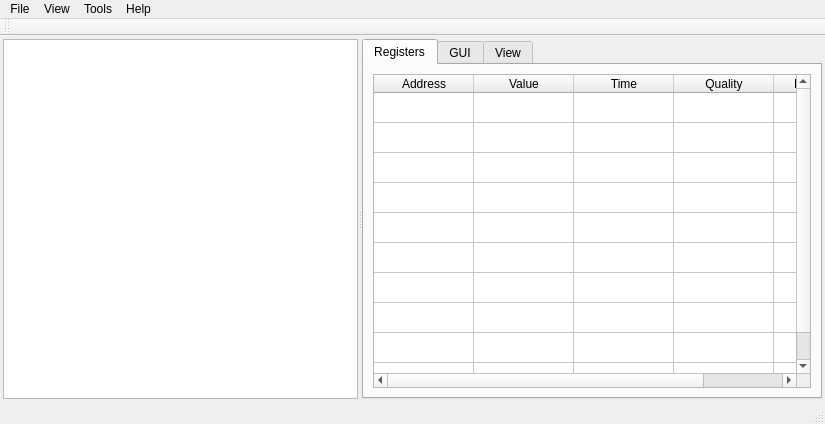
<?xml version="1.0" encoding="UTF-8"?>
<ui version="4.0">
 <class>MainWindow</class>
 <widget class="QMainWindow" name="MainWindow">
  <property name="geometry">
   <rect>
    <x>0</x>
    <y>0</y>
    <width>825</width>
    <height>424</height>
   </rect>
  </property>
  <property name="windowTitle">
   <string>ModbusViewer</string>
  </property>
  <widget class="QWidget" name="centralwidget">
   <layout class="QVBoxLayout" name="verticalLayout_11">
    <property name="spacing">
     <number>2</number>
    </property>
    <property name="leftMargin">
     <number>3</number>
    </property>
    <property name="topMargin">
     <number>3</number>
    </property>
    <property name="rightMargin">
     <number>3</number>
    </property>
    <property name="bottomMargin">
     <number>3</number>
    </property>
    <item>
     <widget class="QSplitter" name="splitter">
      <property name="orientation">
       <enum>Qt::Horizontal</enum>
      </property>
      <widget class="QTreeView" name="treeView">
       <property name="sizePolicy">
        <sizepolicy hsizetype="Expanding" vsizetype="Expanding">
         <horstretch>0</horstretch>
         <verstretch>0</verstretch>
        </sizepolicy>
       </property>
      </widget>
      <widget class="QTabWidget" name="tabWidget">
       <property name="currentIndex">
        <number>0</number>
       </property>
       <widget class="QWidget" name="tab1">
        <attribute name="title">
         <string>Registers</string>
        </attribute>
        <layout class="QVBoxLayout" name="verticalLayout_9">
         <item>
          <widget class="QTableWidget" name="tableWidget">
           <property name="rowCount">
            <number>10</number>
           </property>
           <property name="columnCount">
            <number>5</number>
           </property>
           <attribute name="horizontalHeaderStretchLastSection">
            <bool>true</bool>
           </attribute>
           <attribute name="verticalHeaderVisible">
            <bool>false</bool>
           </attribute>
           <row/>
           <row/>
           <row/>
           <row/>
           <row/>
           <row/>
           <row/>
           <row/>
           <row/>
           <row/>
           <column>
            <property name="text">
             <string>Address</string>
            </property>
           </column>
           <column>
            <property name="text">
             <string>Value</string>
            </property>
           </column>
           <column>
            <property name="text">
             <string>Time</string>
            </property>
           </column>
           <column>
            <property name="text">
             <string>Quality</string>
            </property>
           </column>
           <column>
            <property name="text">
             <string>Description</string>
            </property>
           </column>
          </widget>
         </item>
        </layout>
       </widget>
       <widget class="QWidget" name="tab2">
        <attribute name="title">
         <string>GUI</string>
        </attribute>
        <layout class="QHBoxLayout" name="horizontalLayout_2">
         <item>
          <layout class="QVBoxLayout" name="verticalLayout_2">
           <item>
            <widget class="QPushButton" name="btOpen">
             <property name="text">
              <string>OPEN</string>
             </property>
            </widget>
           </item>
           <item>
            <widget class="QPushButton" name="btClose">
             <property name="text">
              <string>CLOSE</string>
             </property>
            </widget>
           </item>
           <item>
            <widget class="QPushButton" name="btStop">
             <property name="text">
              <string>STOP</string>
             </property>
            </widget>
           </item>
           <item>
            <spacer name="verticalSpacer">
             <property name="orientation">
              <enum>Qt::Vertical</enum>
             </property>
             <property name="sizeHint" stdset="0">
              <size>
               <width>20</width>
               <height>40</height>
              </size>
             </property>
            </spacer>
           </item>
          </layout>
         </item>
         <item>
          <layout class="QVBoxLayout" name="verticalLayout_4">
           <item>
            <widget class="QGroupBox" name="groupBox_2">
             <property name="title">
              <string>Modbus1: data1</string>
             </property>
             <property name="flat">
              <bool>true</bool>
             </property>
             <layout class="QVBoxLayout" name="verticalLayout_5">
              <item>
               <widget class="QLabel" name="lb1_1">
                <property name="font">
                 <font>
                  <pointsize>11</pointsize>
                  <weight>75</weight>
                  <italic>true</italic>
                  <bold>true</bold>
                 </font>
                </property>
                <property name="frameShape">
                 <enum>QFrame::Box</enum>
                </property>
                <property name="frameShadow">
                 <enum>QFrame::Raised</enum>
                </property>
                <property name="lineWidth">
                 <number>2</number>
                </property>
                <property name="text">
                 <string>TextLabel</string>
                </property>
                <property name="alignment">
                 <set>Qt::AlignCenter</set>
                </property>
               </widget>
              </item>
              <item>
               <widget class="QLabel" name="lb1_2">
                <property name="font">
                 <font>
                  <pointsize>11</pointsize>
                  <weight>75</weight>
                  <italic>true</italic>
                  <bold>true</bold>
                 </font>
                </property>
                <property name="frameShape">
                 <enum>QFrame::Box</enum>
                </property>
                <property name="frameShadow">
                 <enum>QFrame::Raised</enum>
                </property>
                <property name="lineWidth">
                 <number>2</number>
                </property>
                <property name="text">
                 <string>TextLabel</string>
                </property>
                <property name="alignment">
                 <set>Qt::AlignCenter</set>
                </property>
               </widget>
              </item>
              <item>
               <widget class="QLabel" name="lb1_3">
                <property name="font">
                 <font>
                  <pointsize>11</pointsize>
                  <weight>75</weight>
                  <italic>true</italic>
                  <bold>true</bold>
                 </font>
                </property>
                <property name="frameShape">
                 <enum>QFrame::Box</enum>
                </property>
                <property name="frameShadow">
                 <enum>QFrame::Raised</enum>
                </property>
                <property name="lineWidth">
                 <number>2</number>
                </property>
                <property name="text">
                 <string>TextLabel</string>
                </property>
                <property name="alignment">
                 <set>Qt::AlignCenter</set>
                </property>
               </widget>
              </item>
              <item>
               <spacer name="verticalSpacer_2">
                <property name="orientation">
                 <enum>Qt::Vertical</enum>
                </property>
                <property name="sizeHint" stdset="0">
                 <size>
                  <width>20</width>
                  <height>40</height>
                 </size>
                </property>
               </spacer>
              </item>
             </layout>
            </widget>
           </item>
           <item>
            <widget class="QGroupBox" name="groupBox_3">
             <property name="title">
              <string>Modbus1: data2</string>
             </property>
             <property name="flat">
              <bool>true</bool>
             </property>
             <layout class="QVBoxLayout" name="verticalLayout_8">
              <item>
               <widget class="QLabel" name="lb1_d2_1">
                <property name="font">
                 <font>
                  <pointsize>11</pointsize>
                  <weight>75</weight>
                  <italic>true</italic>
                  <bold>true</bold>
                 </font>
                </property>
                <property name="frameShape">
                 <enum>QFrame::Box</enum>
                </property>
                <property name="frameShadow">
                 <enum>QFrame::Raised</enum>
                </property>
                <property name="lineWidth">
                 <number>2</number>
                </property>
                <property name="text">
                 <string>TextLabel</string>
                </property>
                <property name="alignment">
                 <set>Qt::AlignCenter</set>
                </property>
               </widget>
              </item>
              <item>
               <widget class="QLabel" name="lb1_d2_2">
                <property name="font">
                 <font>
                  <pointsize>11</pointsize>
                  <weight>75</weight>
                  <italic>true</italic>
                  <bold>true</bold>
                 </font>
                </property>
                <property name="frameShape">
                 <enum>QFrame::Box</enum>
                </property>
                <property name="frameShadow">
                 <enum>QFrame::Raised</enum>
                </property>
                <property name="lineWidth">
                 <number>2</number>
                </property>
                <property name="text">
                 <string>TextLabel</string>
                </property>
                <property name="alignment">
                 <set>Qt::AlignCenter</set>
                </property>
               </widget>
              </item>
              <item>
               <widget class="QLabel" name="lb1_d2_3">
                <property name="font">
                 <font>
                  <pointsize>11</pointsize>
                  <weight>75</weight>
                  <italic>true</italic>
                  <bold>true</bold>
                 </font>
                </property>
                <property name="frameShape">
                 <enum>QFrame::Box</enum>
                </property>
                <property name="frameShadow">
                 <enum>QFrame::Raised</enum>
                </property>
                <property name="lineWidth">
                 <number>2</number>
                </property>
                <property name="text">
                 <string>TextLabel</string>
                </property>
                <property name="alignment">
                 <set>Qt::AlignCenter</set>
                </property>
               </widget>
              </item>
              <item>
               <spacer name="verticalSpacer_4">
                <property name="orientation">
                 <enum>Qt::Vertical</enum>
                </property>
                <property name="sizeHint" stdset="0">
                 <size>
                  <width>20</width>
                  <height>40</height>
                 </size>
                </property>
               </spacer>
              </item>
             </layout>
            </widget>
           </item>
          </layout>
         </item>
         <item>
          <layout class="QVBoxLayout" name="verticalLayout_7">
           <item>
            <widget class="QGroupBox" name="groupBox">
             <property name="title">
              <string>Modbus2: data1</string>
             </property>
             <property name="checkable">
              <bool>false</bool>
             </property>
             <layout class="QVBoxLayout" name="verticalLayout_3">
              <item>
               <widget class="QLabel" name="lb2_1">
                <property name="font">
                 <font>
                  <pointsize>11</pointsize>
                  <weight>75</weight>
                  <italic>true</italic>
                  <bold>true</bold>
                 </font>
                </property>
                <property name="frameShape">
                 <enum>QFrame::Box</enum>
                </property>
                <property name="frameShadow">
                 <enum>QFrame::Raised</enum>
                </property>
                <property name="lineWidth">
                 <number>2</number>
                </property>
                <property name="text">
                 <string>TextLabel</string>
                </property>
                <property name="alignment">
                 <set>Qt::AlignCenter</set>
                </property>
               </widget>
              </item>
              <item>
               <widget class="QLabel" name="lb2_2">
                <property name="font">
                 <font>
                  <pointsize>11</pointsize>
                  <weight>75</weight>
                  <italic>true</italic>
                  <bold>true</bold>
                 </font>
                </property>
                <property name="frameShape">
                 <enum>QFrame::Box</enum>
                </property>
                <property name="frameShadow">
                 <enum>QFrame::Raised</enum>
                </property>
                <property name="lineWidth">
                 <number>2</number>
                </property>
                <property name="text">
                 <string>TextLabel</string>
                </property>
                <property name="alignment">
                 <set>Qt::AlignCenter</set>
                </property>
               </widget>
              </item>
              <item>
               <widget class="QLabel" name="lb2_3">
                <property name="font">
                 <font>
                  <pointsize>11</pointsize>
                  <weight>75</weight>
                  <italic>true</italic>
                  <bold>true</bold>
                 </font>
                </property>
                <property name="frameShape">
                 <enum>QFrame::Box</enum>
                </property>
                <property name="frameShadow">
                 <enum>QFrame::Raised</enum>
                </property>
                <property name="lineWidth">
                 <number>2</number>
                </property>
                <property name="text">
                 <string>TextLabel</string>
                </property>
                <property name="alignment">
                 <set>Qt::AlignCenter</set>
                </property>
               </widget>
              </item>
              <item>
               <spacer name="verticalSpacer_3">
                <property name="orientation">
                 <enum>Qt::Vertical</enum>
                </property>
                <property name="sizeHint" stdset="0">
                 <size>
                  <width>20</width>
                  <height>40</height>
                 </size>
                </property>
               </spacer>
              </item>
             </layout>
            </widget>
           </item>
           <item>
            <widget class="QGroupBox" name="groupBox_4">
             <property name="title">
              <string>Modbus2: data2</string>
             </property>
             <property name="checkable">
              <bool>false</bool>
             </property>
             <layout class="QVBoxLayout" name="verticalLayout_6">
              <item>
               <widget class="QLabel" name="lb2_d2_1">
                <property name="font">
                 <font>
                  <pointsize>11</pointsize>
                  <weight>75</weight>
                  <italic>true</italic>
                  <bold>true</bold>
                 </font>
                </property>
                <property name="frameShape">
                 <enum>QFrame::Box</enum>
                </property>
                <property name="text">
                 <string>TextLabel</string>
                </property>
                <property name="alignment">
                 <set>Qt::AlignCenter</set>
                </property>
               </widget>
              </item>
              <item>
               <widget class="QLabel" name="lb2_d2_2">
                <property name="font">
                 <font>
                  <pointsize>11</pointsize>
                  <weight>75</weight>
                  <italic>true</italic>
                  <bold>true</bold>
                 </font>
                </property>
                <property name="frameShape">
                 <enum>QFrame::Box</enum>
                </property>
                <property name="text">
                 <string>TextLabel</string>
                </property>
                <property name="alignment">
                 <set>Qt::AlignCenter</set>
                </property>
               </widget>
              </item>
              <item>
               <widget class="QLabel" name="lb2_d2_3">
                <property name="font">
                 <font>
                  <pointsize>11</pointsize>
                  <weight>75</weight>
                  <italic>true</italic>
                  <bold>true</bold>
                 </font>
                </property>
                <property name="frameShape">
                 <enum>QFrame::Box</enum>
                </property>
                <property name="text">
                 <string>TextLabel</string>
                </property>
                <property name="alignment">
                 <set>Qt::AlignCenter</set>
                </property>
               </widget>
              </item>
              <item>
               <spacer name="verticalSpacer_5">
                <property name="orientation">
                 <enum>Qt::Vertical</enum>
                </property>
                <property name="sizeHint" stdset="0">
                 <size>
                  <width>20</width>
                  <height>40</height>
                 </size>
                </property>
               </spacer>
              </item>
             </layout>
            </widget>
           </item>
          </layout>
         </item>
        </layout>
       </widget>
       <widget class="QWidget" name="tab3">
        <attribute name="title">
         <string>View</string>
        </attribute>
        <layout class="QVBoxLayout" name="verticalLayout_10">
         <item>
          <widget class="QTableView" name="tableView">
           <attribute name="horizontalHeaderStretchLastSection">
            <bool>true</bool>
           </attribute>
           <attribute name="verticalHeaderVisible">
            <bool>false</bool>
           </attribute>
          </widget>
         </item>
        </layout>
       </widget>
      </widget>
     </widget>
    </item>
   </layout>
  </widget>
  <widget class="QStatusBar" name="statusbar"/>
  <widget class="QToolBar" name="toolBar">
   <property name="windowTitle">
    <string>toolBar</string>
   </property>
   <attribute name="toolBarArea">
    <enum>TopToolBarArea</enum>
   </attribute>
   <attribute name="toolBarBreak">
    <bool>false</bool>
   </attribute>
  </widget>
  <widget class="QMenuBar" name="menubar">
   <property name="geometry">
    <rect>
     <x>0</x>
     <y>0</y>
     <width>825</width>
     <height>23</height>
    </rect>
   </property>
   <widget class="QMenu" name="menuFile">
    <property name="title">
     <string>File</string>
    </property>
    <addaction name="actionNew"/>
    <addaction name="actionOpen"/>
    <addaction name="actionSave_As"/>
    <addaction name="actionClose"/>
    <addaction name="separator"/>
    <addaction name="actionExit"/>
   </widget>
   <widget class="QMenu" name="menuTools">
    <property name="title">
     <string>Tools</string>
    </property>
    <addaction name="actionConnect_2"/>
    <addaction name="actionDisconnect"/>
    <addaction name="separator"/>
    <addaction name="actionSettings"/>
   </widget>
   <widget class="QMenu" name="menuHelp">
    <property name="title">
     <string>Help</string>
    </property>
    <addaction name="actionAbout"/>
   </widget>
   <widget class="QMenu" name="menuView">
    <property name="title">
     <string>View</string>
    </property>
    <addaction name="actionDevice_Browser"/>
   </widget>
   <addaction name="menuFile"/>
   <addaction name="menuView"/>
   <addaction name="menuTools"/>
   <addaction name="menuHelp"/>
  </widget>
  <action name="actionConnect">
   <property name="text">
    <string>Connect ..</string>
   </property>
  </action>
  <action name="actionDevice_Browser">
   <property name="checkable">
    <bool>true</bool>
   </property>
   <property name="text">
    <string>Device Browser</string>
   </property>
   <property name="shortcut">
    <string>Alt+1</string>
   </property>
  </action>
  <action name="actionNew">
   <property name="text">
    <string>New</string>
   </property>
   <property name="toolTip">
    <string>Create new configuration</string>
   </property>
   <property name="shortcut">
    <string>Ctrl+N</string>
   </property>
  </action>
  <action name="actionOpen">
   <property name="text">
    <string>Open...</string>
   </property>
   <property name="shortcut">
    <string>Ctrl+O</string>
   </property>
  </action>
  <action name="actionSave_As">
   <property name="text">
    <string>Save As...</string>
   </property>
  </action>
  <action name="actionClose">
   <property name="text">
    <string>Close</string>
   </property>
  </action>
  <action name="actionExit">
   <property name="text">
    <string>Exit</string>
   </property>
  </action>
  <action name="actionAbout">
   <property name="text">
    <string>About</string>
   </property>
  </action>
  <action name="actionConnect_2">
   <property name="text">
    <string>Connect</string>
   </property>
  </action>
  <action name="actionDisconnect">
   <property name="text">
    <string>Disconnect</string>
   </property>
  </action>
  <action name="actionSettings">
   <property name="text">
    <string>Settings ...</string>
   </property>
  </action>
 </widget>
 <resources/>
 <connections/>
</ui>
